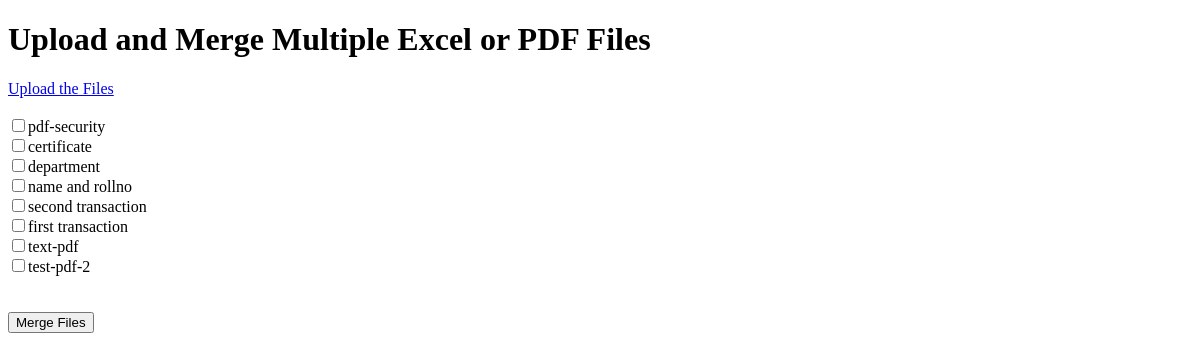
/mergeMultipleExcelInMultipleSheet/, run on an earlier commit of the app's database.
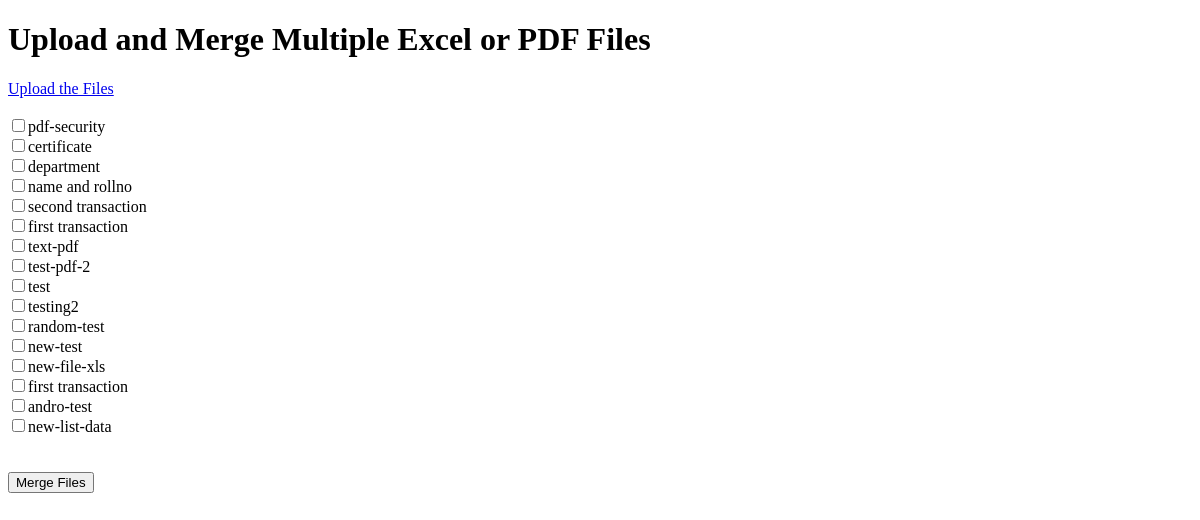
And on a later commit of the database.
### mergeMultipleExcel/models.py (models this page shows)
class UploadedFile(models.Model):
    name=models.CharField(max_length=20)
    file = models.FileField(upload_to='uploads/')

### mergeMultipleExcel/views.py (the view, shortened to what this page needs)
# urls.py: path('mergeMultipleExcelInMultipleSheet/',mergeMultipleExcelInMultipleSheet,name='mergeMultipleExcelInMultipleSheet'),
def mergeMultipleExcelInMultipleSheet(request):
    redis_connection = Redis(host='redis', port=6379, db=1) # 0-15 db number
    media_files_cache_key = 'media_data'
    get_redis_data=redis_connection.get(media_files_cache_key)
    if get_redis_data:
            media_data = json.loads(get_redis_data.decode('utf-8'))
            print("This data is being fetched from the redis-cache memory")
    else:
        media_data = list(UploadedFile.objects.all().values())
        redis_connection.set(media_files_cache_key, json.dumps(media_data))
        print("Redis cache key is ",redis_connection.keys('*'))
    return render(request, "mergeMultipleExcel/upload.html",{'data':media_data})

### templates/mergeMultipleExcel/upload.html (shortened to what this page needs)
<!DOCTYPE html>
<html>
<head>
</head>
<body>
    <h1>Upload and Merge  Multiple Excel or PDF Files</h1>
    <a href="/upload_file">Upload the Files </a><br> <br>
    <form method="post" enctype="multipart/form-data">
        {% if data %}
            {% for item in data %}
            <input type="checkbox" name="selected_files" value="{{ item.id }}">{{item.name}} <br>
            {% endfor %}
        {% else %} <br>
        <p>No Files are uploaded!. </p>
        {% endif %}
        <br><br>
        <button type="submit">Merge Files</button>
    </form>
</body>
</html>

What changed in the data, as far as the page shows it:
added UploadedFile: name "test"
added UploadedFile: name "testing2"
added UploadedFile: name "random-test"
added UploadedFile: name "new-test"
added UploadedFile: name "new-file-xls"
added UploadedFile: name "first transaction"
added UploadedFile: name "andro-test"
added UploadedFile: name "new-list-data"
